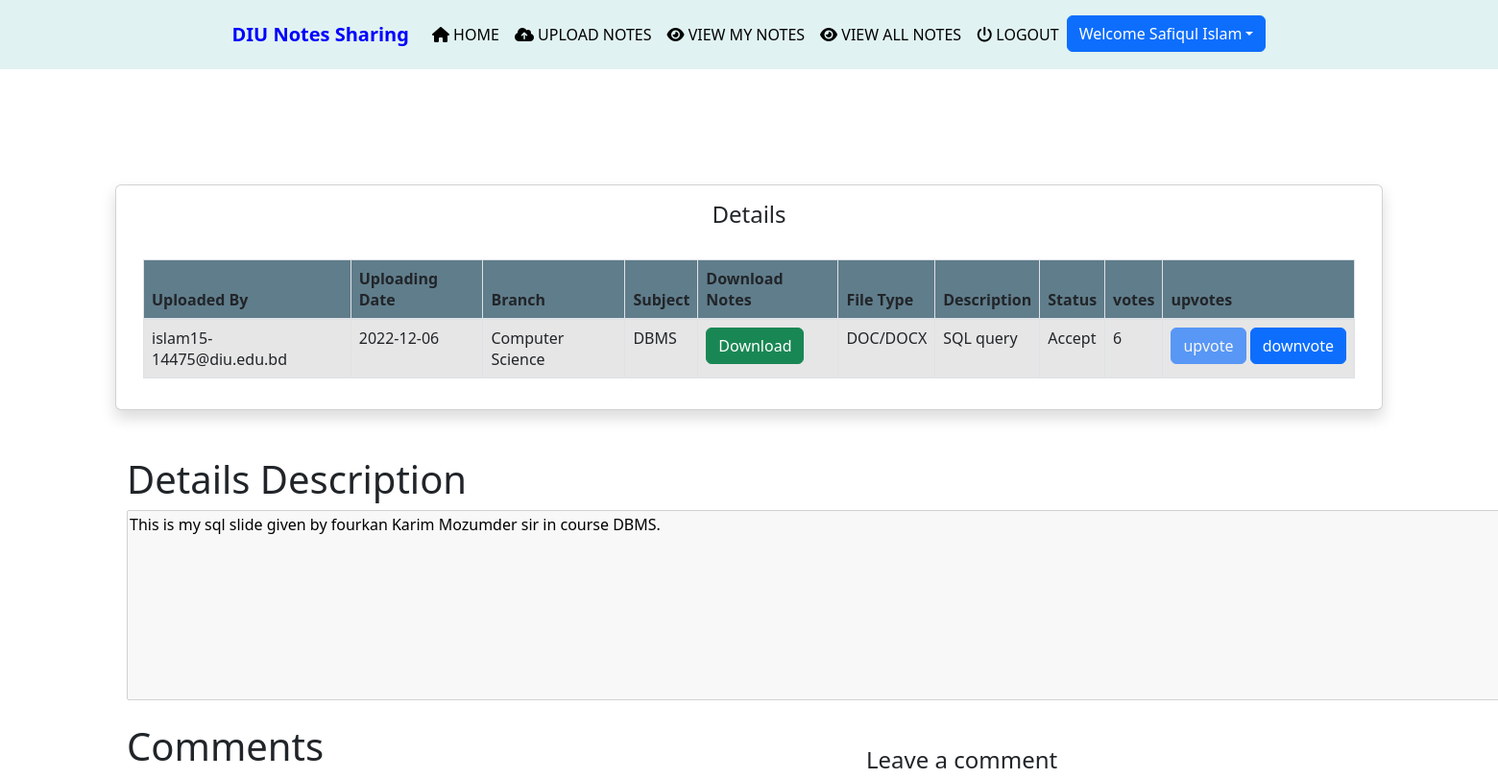
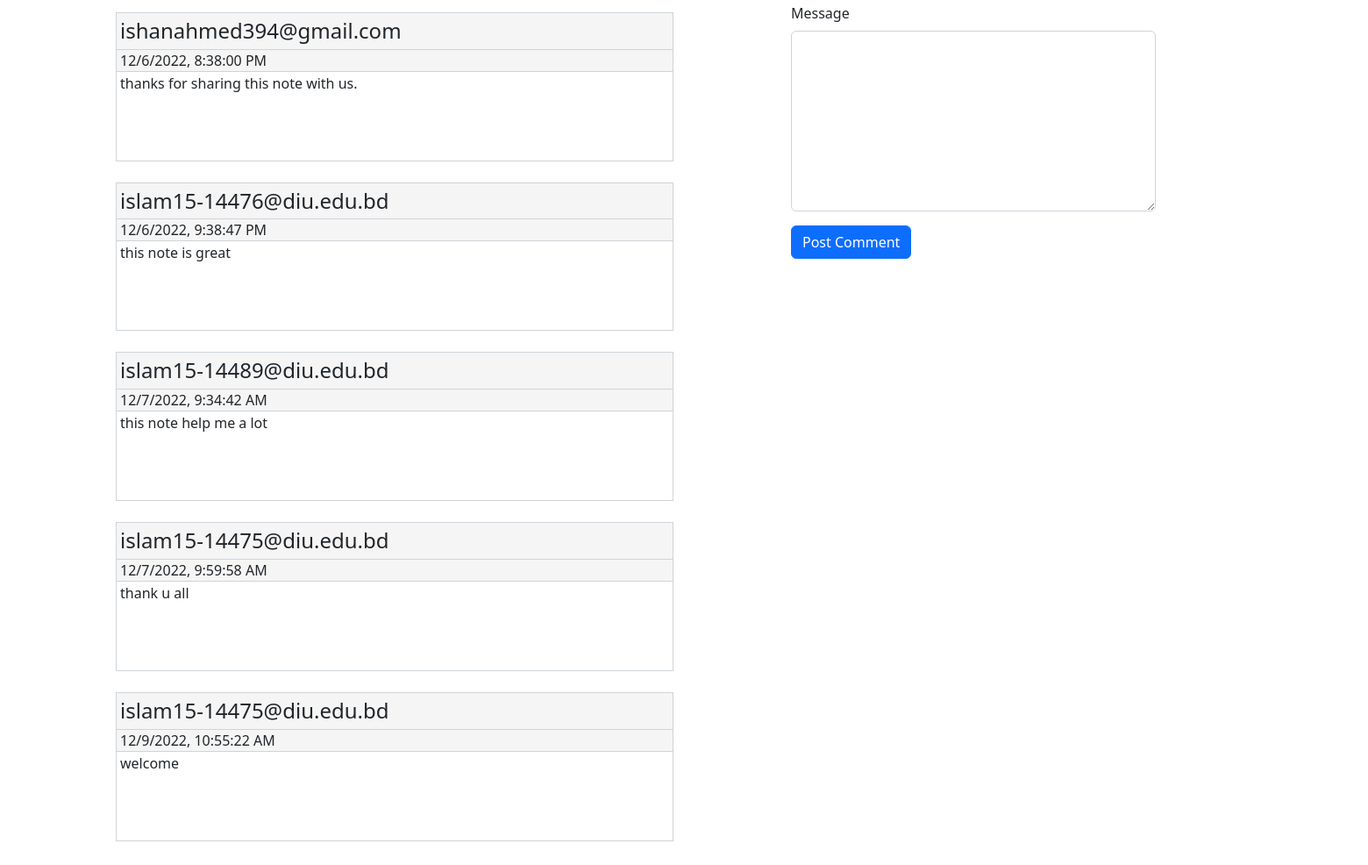
The page /details/16 (signed in) on the database its author committed (2 pictures, top to bottom).
### notes/models.py (models this page shows, shortened)
class Notes(models.Model):
    user = models.ForeignKey(settings.AUTH_USER_MODEL,on_delete=models.CASCADE)
    uploadingdate = models.CharField(max_length=30)
    branch = models.CharField(max_length=30)
    subject = models.CharField(max_length=30)
    notesfile = models.FileField(null=True)
    filetype = models.CharField(max_length=30)
    description = models.CharField(max_length=100, null=True)
    status = models.CharField(max_length=15)
    upvotes = models.IntegerField(default=0)
    details = models.CharField(default='',max_length=500)

class Comments(models.Model):
    user = models.ForeignKey(User,on_delete=models.CASCADE)
    note = models.ForeignKey(Notes,on_delete=models.CASCADE,default="")
    cmnt = models.CharField(max_length=200)
    dates = models.CharField(max_length=30)

### notes/views.py (the view, shortened to what this page needs)
# urls.py: path('details/<int:did>',NoteDetails, name='details'),
def NoteDetails(request,did):
    if not request.user.is_authenticated:
        return redirect("login")
    notes = Notes.objects.get(id=did)
    cmnts = Comments.objects.filter(note=notes)
    try:
        action = Checkvotes.objects.values('action').get(user=request.user,likedNote=notes)
        action = action['action']
    except:
     action = ' '
    userReq = User.objects.get(id=request.user.id)
    return render(request,"detailNote.html",{'n' : notes,'action':action, 'cmnts':cmnts, 'user':userReq})

### notes/templates/detailNote.html (shortened to what this page needs)
{% extends 'usernavigation.html'%}
{% load static %}
{% block body %}
<div class="container card shadow mt-5">
	<div class="card-body">
           <h4 class="text-center">Details</h4>
			<br>
			<table id="example" class="table table-striped table-bordered" style="width:100%">
				<thead style="background-color : #607d8b;">
					<tr>
						<th>Uploaded By</th>
						<th>Uploading Date</th>
						<th>Branch</th>
						<th>Subject</th>
						<th>Download Notes</th>
						<th>File Type</th>
						<th>Description</th>
						<th>Status</th>
						<th>votes</th>
						<th colspan="2">upvotes</th>
					</tr>
					</thead>
				<tbody>
				<tr>
					<td>{{n.user.username}}</td>
					<td>{{n.uploadingdate}}</td>
					<td>{{n.branch}}</td>
					<td>{{n.subject}}</td>
					<td><a href="{{n.notesfile.url}}" class="btn btn-success" download>Download</a></td>
					<td>{{n.filetype}}</td>
					<td>{{n.description}}</td>
					<td>{{n.status}}</td>
					<td class="count{{n.id}}">{{n.upvotes}}</td>
					{% if action == ' ' %}
						<td colspan="2" style='white-space: nowrap'><button class="btn btn-primary vote upvote" id="upvote" name="upvote" value={{n.id}}>upvote</button>
						<button class="btn btn-primary vote downvote" name="downvote" id="upvote" value={{n.id}}>downvote</button>
						</td>
					{% elif action == "upvote" %}
						<td colspan="2" style='white-space: nowrap'><button class="btn btn-primary vote upvote" id="upvote" name="upvote" value={{n.id}} disabled>upvote</button>
						<button class="btn btn-primary vote downvote" name="downvote" id="upvote" value={{n.id}}>downvote</button>
						</td>
					{% else %}
						<td colspan="2" style='white-space: nowrap'><button class="btn btn-primary vote upvote" id="upvote" name="upvote" value={{n.id}}>upvote</button>
						<button class="btn btn-primary vote downvote" name="downvote" id="upvote" value={{n.id}} disabled>downvote</button>
						</td>
					{% endif %}
                </tr>
				</tbody>
			</table>
    </div>
</div>
<Section class="details container">
	<h1 class="heading text-left pt-5">Details Description</h1>
	<textarea name="detail" style="color: black;" id="" cols="170" rows="8" disabled>{{n.details}}</textarea>
</Section>
<section class="comments py-4">
	<div class="container">
		<div class="row">
            <div class="col-sm-5 col-md-6 col-12 pb-4" id="cmntss">
                <h1>Comments</h1>
                {% for cmnt in cmnts %}
                <div class="comment mt-4 text-justify">
                    <h4>{{cmnt.user.username}}</h4>
                    <p>{{cmnt.dates}}</p>
                    <p>{{cmnt.cmnt}}</p>
                </div>
                {% endfor %}
            </div>
            <div class="col-lg-4 col-md-5 col-sm-4 offset-md-1 offset-sm-1 col-12 mt-4">
                <form id="algin-form">
                    <div class="form-group">
                        <h4>Leave a comment</h4>
                        <label for="message">Message</label>
                        <textarea name="msg" id="smsg" msg cols="100" rows="8" class="form-control" required></textarea>
                    </div>
                    <div class="form-group">
                        <button type="submit" id="post" name="cmnt" value={{n.id}} class="btn btn-primary">Post Comment</button>
                    </div>
                </form>
            </div>
        </div>
	</div>
</section>
{% endblock %}

### notes/templates/usernavigation.html (shortened to what this page needs)
<html lang="en">
<head>
  {% load static %}
  <link rel="stylesheet" href="https://maxcdn.bootstrapcdn.com/bootstrap/4.3.1/css/bootstrap.min.css">
  <link rel="stylesheet" href="https://use.fontawesome.com/releases/v5.6.3/css/all.css">
    <link rel="stylesheet" href="{% static 'css/mystyle.css' %}">
    <link rel="stylesheet" href="https://cdn.jsdelivr.net/npm/bootstrap@5.2.2/dist/css/bootstrap.min.css">
</head>
<body>
 <nav class="navbar navbar-expand-sm justify-content-center py-3" style="background-color: #E0F2F1;">
     <a class="navbar-brand" href=""><span style="color:blue"><b>DIU</b></span><span style="color:blue"> <b>Notes</b> </span><span style="color:blue"><b>Sharing</b></span></a>
  <ul class="navbar-nav">
      <li class="navbar-item">
          <a class="nav-link" href="{% url 'profile' %}"><i class="fas fa-home"></i> HOME</a>
      </li>
      <li class="navbar-item">
          <a class="nav-link" href="{% url 'upload_notes' %}"><i class="fas fa-cloud-upload-alt"></i> UPLOAD NOTES</a>
      </li>
			<li class="navbar-item">
                <a class="nav-link" href="{% url 'view_mynotes' %}"><i class="fas fa-eye"></i> VIEW MY NOTES</a>
            </li>
			<li class="navbar-item">
                <a class="nav-link" href="{% url 'viewallnotes' %}"><i class="fas fa-eye"></i> VIEW ALL NOTES</a>
            </li>
			<li class="navbar-item">
                <a class="nav-link" href="{% url 'logout' %}"><i class="fas fa-power-off"></i> LOGOUT</a>
            </li>
			<div class="dropdown">
				<button class="btn btn-primary dropdown-toggle" type="button"
					id="dropdownMenuButton" data-toggle="dropdown" aria-haspopup="true"
					aria-expanded="false">Welcome {{request.user.first_name}}</button>
			</div>
  </ul>
 </nav>
</body>
</html>
{% block body %}{% endblock %}

### notes/static/css/mystyle.css (style rules this page uses)
.nav-link { color : black !important; }
.comment { border: 1px solid #ced4da; }
.comment p { padding: 5px 4px; margin-top: -1px; }
.comment p:first-of-type { padding:0px 4px; border-bottom: 1px solid #ced4da; background-color: #F5F5F5; margin: 0px; }
.comment p:last-of-type { padding:2px 4px; padding-bottom: 60px; }
.comment h4 { border-bottom: 1px solid #ced4da; background-color: #F5F5F5; padding: 6px 4px; margin-bottom: 0px; }

### rows shown on the page
Notes: user.username "islam15-14475@diu.edu.bd", uploadingdate "2022-12-06", branch "Computer Science", subject "DBMS", filetype "DOC/DOCX", description "SQL query", status "Accept", upvotes "6", detail "This is my sql slide given by fourkan Karim Mozumder sir in course DBMS."
Comments: user.username "ishanahmed394@gmail.com", dates "12/6/2022, 8:38:00 PM", cmnt "thanks for sharing this note with us."
Comments: user.username "islam15-14476@diu.edu.bd", dates "12/6/2022, 9:38:47 PM", cmnt "this note is great"
Comments: user.username "islam15-14489@diu.edu.bd", dates "12/7/2022, 9:34:42 AM", cmnt "this note help me a lot"
Comments: user.username "islam15-14475@diu.edu.bd", dates "12/7/2022, 9:59:58 AM", cmnt "thank u all"
Comments: user.username "islam15-14475@diu.edu.bd", dates "12/9/2022, 10:55:22 AM", cmnt "welcome"

### other values the page prints
{{ request.user.first_name }} "Safiqul Islam"
